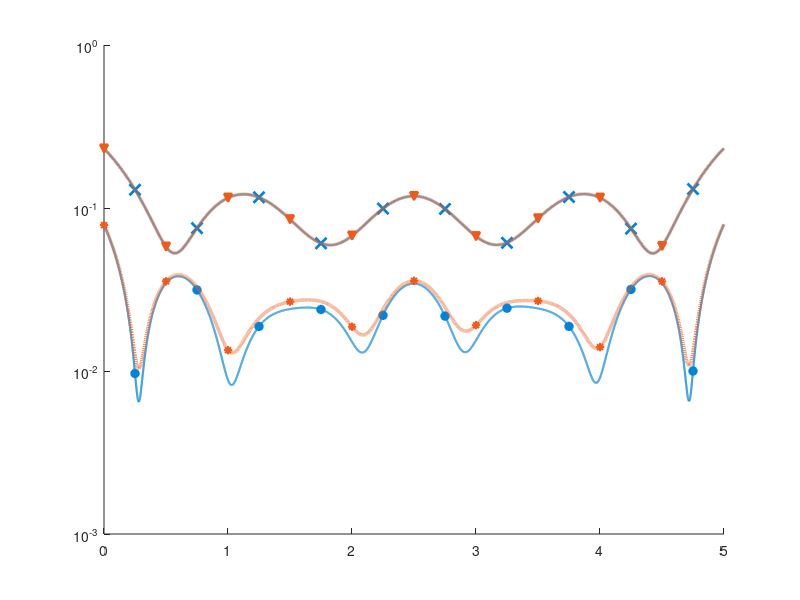

This figure's MATLAB source: (Note: this script raises an error after producing the figure.)
% Code to post process the error plots of the Boundary error 
% Written by: Prerna Patil 
% Date: 12th May 2021 

clc
clear 

% Boundary Errors 
load('Dirichlet_d8_r5.mat');
Tf =5; 

% Plot for r=5 
figure(5)
hold on
semilogy(dt*(1:nTimeStep-2),ErrBndry(1:nTimeStep-2),'-','color',RGB1,LW,1.5);
semilogy(dt*(500:1000:nTimeStep-2),ErrBndry(500:1000:nTimeStep-2),'x','color',RGB1,...
                                            'MarkerFaceColor',RGB1,'MarkerSize',8,LW,2.0);

hold on 
semilogy(dt*(1:nTimeStep-2),ErrBndryDO(1:nTimeStep-2),':','color',RGB2,LW,2.5);
semilogy(dt*(1:1000:nTimeStep-2),ErrBndryDO(1:1000:nTimeStep-2),'v','color',RGB2,'MarkerFaceColor',RGB2,LW,1.5);

clear
load('Dirichlet_d8_r7.mat');
Tf =5; 
figure(5)
hold on
semilogy(dt*(1:nTimeStep-2),ErrBndry(1:nTimeStep-2),'-','color',RGB1,LW,1.5);
semilogy(dt*(500:1000:nTimeStep-2),ErrBndry(500:1000:nTimeStep-2),'o','color',RGB1,'MarkerFaceColor',RGB1,LW,1.0);

hold on 
semilogy(dt*(1:nTimeStep-2),ErrBndryDO(1:nTimeStep-2),':','color',RGB2,LW,2.5);
semilogy(dt*(1:1000:nTimeStep-2),ErrBndryDO(1:1000:nTimeStep-2),'*','color',RGB2,'MarkerFaceColor',RGB2,'MarkerSize',6,...
                            LW,1.5);

clear
load('Dirichlet_d8_r9.mat');
Tf =5; 
figure(5)
hold on
semilogy(dt*(1:nTimeStep-2),ErrBndry(1:nTimeStep-2),'-','color',RGB1,LW,1.5);
semilogy(dt*(500:1000:nTimeStep-2),ErrBndry(500:1000:nTimeStep-2),'d','color',RGB1,'MarkerFaceColor',RGB1,LW,1.5);

hold on 
semilogy(dt*(1:nTimeStep-2),ErrBndryDO(1:nTimeStep-2),':','color',RGB2,LW,2.5);
semilogy(dt*(1:1000:nTimeStep-2),ErrBndryDO(1:1000:nTimeStep-2),'x','color',RGB2,'MarkerSize',8,...
                    'MarkerFaceColor',RGB2,LW,2.5);

xlabel('Time');
ylabel('$\mathcal{E}_b$');
set(gca,'FontName','Times New Roman','FontSize',18);
ylim([10^-12 10^1])
xlim([Ts Tf]);
box on 
set(gca,'Yscale','log');
ax= gca;
ax.XMinorGrid = 'on';
ax.YMinorGrid = 'off';
grid on 
h = zeros(6,1);
h(1) = semilogy(NaN,NaN,'-x','color',RGB1,'MarkerFaceColor',RGB1,'MarkerSize',8,LW,1.5);
h(2) = semilogy(NaN,NaN,':v','color',RGB2,'MarkerFaceColor',RGB2,'MarkerSize',6,LW,2.5);
h(3) = semilogy(NaN,NaN,'-o','color',RGB1,'MarkerFaceColor',RGB1,'MarkerSize',6, LW,1.5);
h(4) = semilogy(NaN,NaN,':*','color',RGB2,'MarkerFaceColor',RGB2,'MarkerSize',6,LW,2.5);
h(5) = semilogy(NaN,NaN,'-d','color',RGB1,'MarkerFaceColor',RGB1,'MarkerSize',6,LW,1.5);
h(6) = semilogy(NaN,NaN,':x','color',RGB2,'MarkerFaceColor',RGB2,'MarkerSize',8,LW,2.5);
legend(h,{'DBO r=5','DO    r=5','DBO r=7','DO    r=7','DBO r=9','DO    r=9'},'Location','southeast','NumColumns',3);
set(gca,'LooseInset', max(get(gca,'TightInset'), 0.02))
